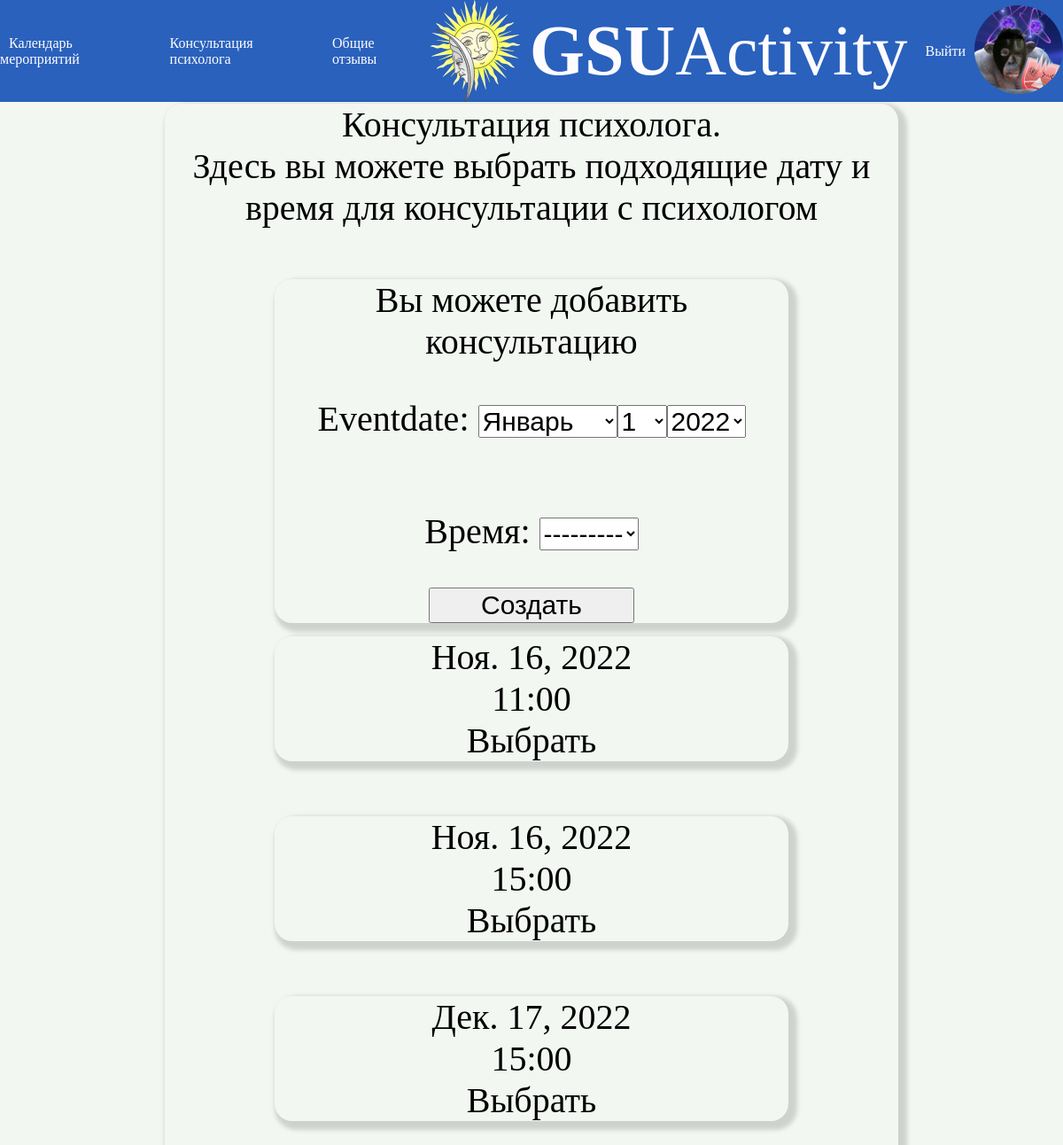
Before: /consult/ (signed in) with the older database file.
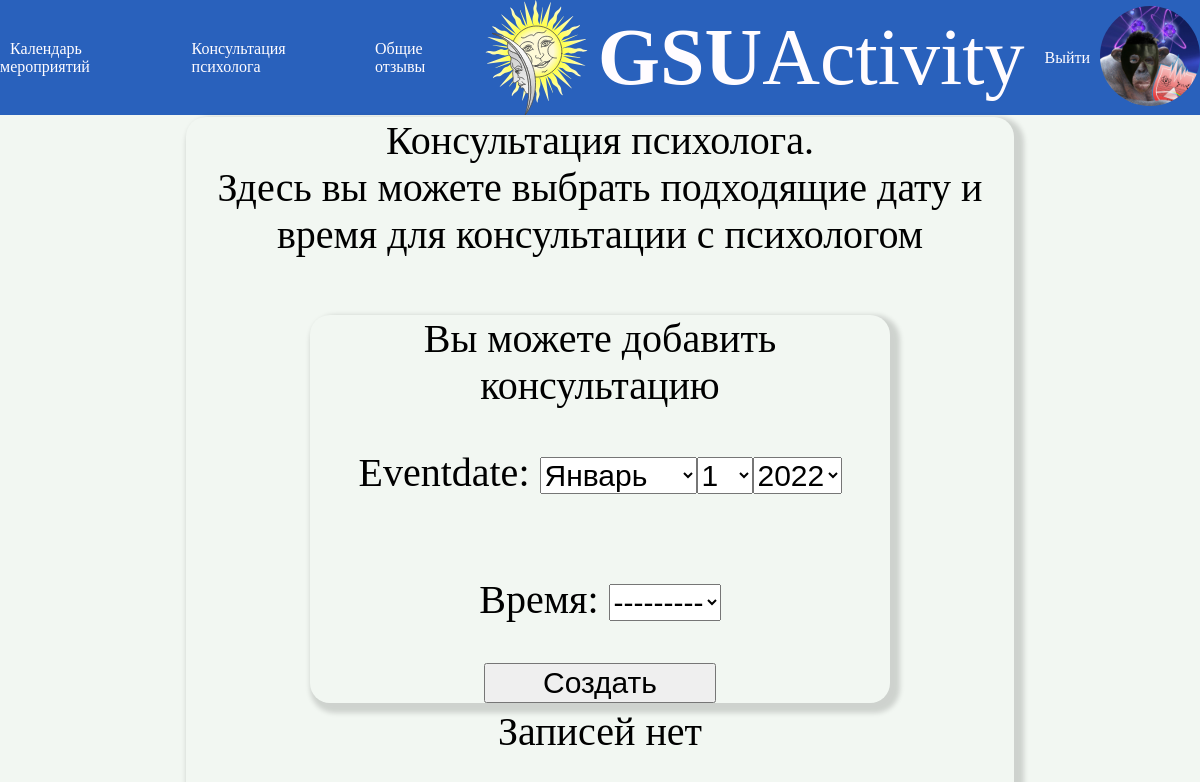
After: the same page with the newer database file.
### news/models.py (models this page shows)
class Consult(models.Model):
    date = (
         ('9:00','9:00'),
         ('10:00','10:00'),
         ('11:00','11:00'),
         ('12:00','12:00'),
         ('13:00','13:00'),
         ('14:00','14:00'),
         ('15:00','15:00'),
        )
    eventdate = models.DateField(db_index=True,null=True,blank=False,verbose_name='Дата')
    eventtime = models.CharField(choices=date,blank=False,max_length=10,verbose_name='Время')
    zan = models.BooleanField(default=False, db_index=True,verbose_name='Занятость')
    class Meta:
        verbose_name_plural = 'Консультации'
        verbose_name = 'Консультация'
        ordering = ['eventdate']

### news/views.py (the view)
# urls.py: path('consult/', consult, name='consult'),
def consult(request):
	consults = Consult.objects.filter(zan=False)
	form_class = NewConsult
	form = form_class
	if request.method == 'POST':
		c_form = form_class(request.POST, request.FILES)
		if c_form.is_valid():
			c_form.save()
		else:
			form = c_form
	return render(request, 'news/consult.html', {'consults': consults, 'form': form})

### news/templates/news/consult.html (shortened to what this page needs)
{% extends "layout/basic.html" %}
{% block content %}
<div class="profile">
	Консультация психолога.<br> Здесь вы можете выбрать подходящие дату и время для консультации с психологом<br><br>
	{% if user.id == 8 or user.id == 1 %}
		<div class="post">
	Вы можете добавить консультацию
	<form method="post">
		{{ form.as_p }}
		<button type="submit">Создать</button>
	</form>
</div>
	{% else %}
		Запись на консультацию<br><br>
	{% endif %}
	{% if consults %}
		{% for consult in consults %}
				<div class="post">
					{{ consult.eventdate }}<br>
					{{ consult.get_eventtime_display }}<br>
					{% if user.is_authenticated %}
						<a href="{% url 'news:zap_consult' pk=consult.pk %}" class="post_link">Выбрать</a>
					{% endif %}
				</div><br>
		{% endfor %}
	{% else %}
		Записей нет<br><br>
	{% endif %}
</div>
{% endblock %}

Changed rows visible on the page:
removed Consult: eventdate "Ноя. 16, 2022", eventtime "11:00"
removed Consult: eventdate "Ноя. 16, 2022", eventtime "15:00"
removed Consult: eventdate "Дек. 17, 2022", eventtime "15:00"
Other visible differences:
text now shown: "Записей нет"
